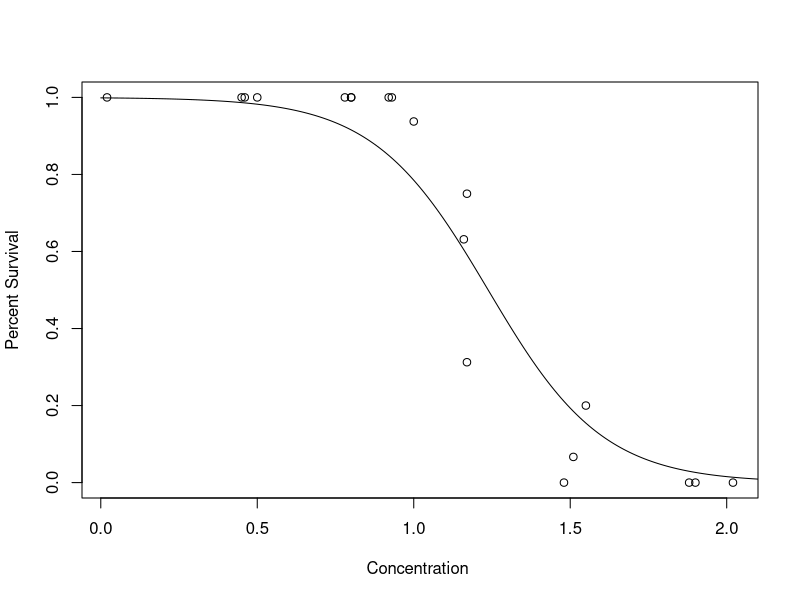
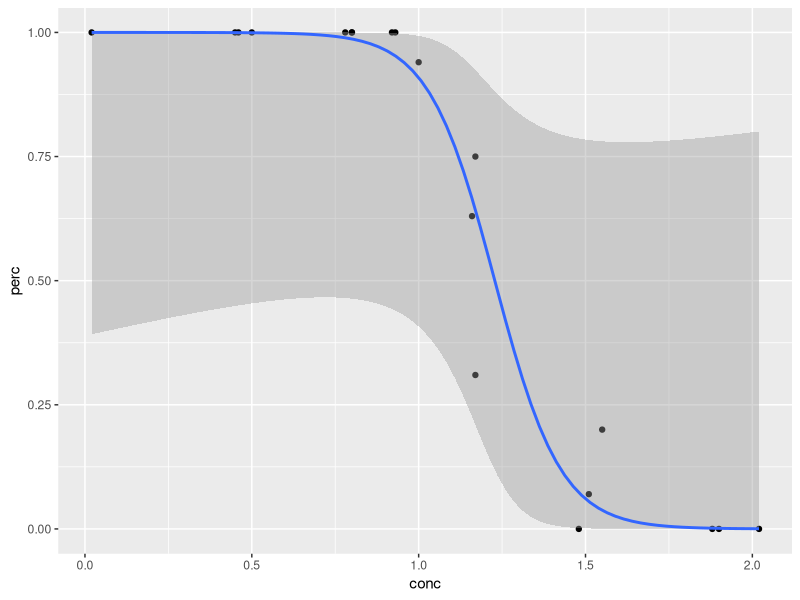
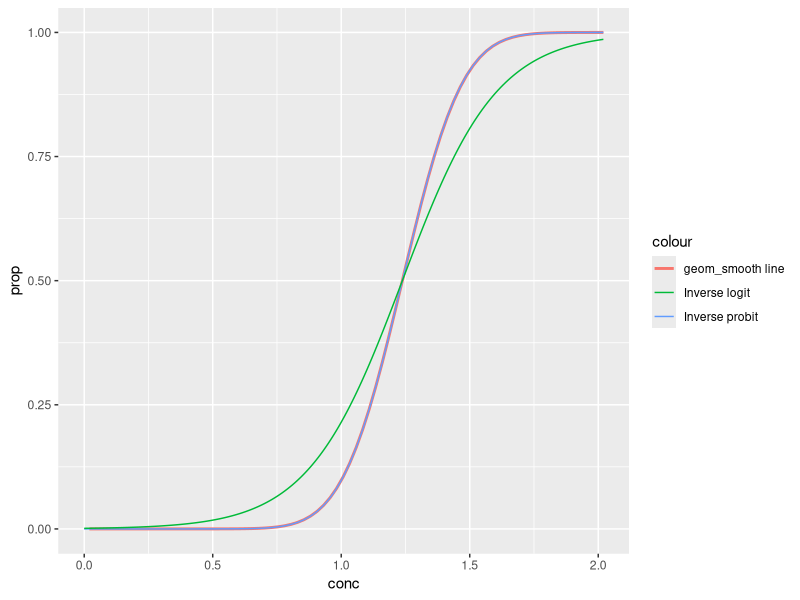

R code for these plots, in order:

#https://stackoverflow.com/questions/44685484/issues-plotting-dose-response-curves-with-ggplot-and-glm

library(ggplot2)
library(Hmisc)
library(plyr)
library(MASS)

# create dataframe: 
  #1) column is exposure concentration
  #2) column is the total number of organism died over 12 h of exposure to the   corresponding concentration 
#3) column is the total number that survived over 12 h to the corresponding concentration
#4) column is the total number of organism exposed to the corresponding concentration
#5) fifth is the percentage of organism that survived exposure at the corresponding concentration 

conc <- c(0.02, 0.45, 0.46, 0.50, 0.78, 0.80, 0.80, 0.92, 0.93, 1.00, 1.16, 
          1.17, 1.17, 1.48,1.51, 1.55, 1.88, 1.90, 2.02)

dead <- c(0, 0,  0,  0,  0,  0,  0,  0,  0,  1,  7, 11, 4, 14, 14, 12, 12, 18, 17)

survive <- c(15, 16, 15, 15, 15, 16, 14, 14, 10, 15, 12,  5, 12,  0,  1,  3,  0,  0,  0)

total <- c(15, 16, 15, 15, 15, 16, 14, 14, 10, 16, 19, 16, 16, 14, 15, 15, 12, 18, 17)

perc <- c(1.00, 1.00, 1.00, 1.00, 1.00,1.00, 1.00, 1.00, 1.00, 0.94,0.63, 
          0.31,0.75,0.00, 0.07, 0.20, 0.00, 0.00,0.00)

data<-data.frame(conc,dead,survive,total,perc)
head(data)
attach(data)
#create matrix of dead and survival
y = cbind(dead,survive)

#create binomial glm (probit model)
model.results = glm(data = data, y ~ conc,binomial(link="probit"))
summary(model.results)



#use function from MASS to calculate LC
dose.p(model.results,p=0.5)
dose.p(model.results,p=c(0.1,0.25,0.5,0.99))

#plot curve 
plot(conc,(survive/(survive+dead)), ylab = "Percent Survival", 
     xlab="Concentration ")


#To make function use the Estimate parameters from the binomial glm 
# used above
logisticline <- function(z) {eta = -6.7421 + 5.4468 * z;1 / (1 + 
                                                               exp(eta))}
x <- seq(0,200.02,0.01)
lines(x,logisticline(x),new = TRUE)




#plot using ggplot

ggplot(data, aes(x = conc, y = perc)) +
  geom_point() +
  geom_smooth(method="glm",method.args = list(family = "binomial"))





# You can draw the fitted line with ggplot2 by making predictions from the model or by fitting the model directly with geom_smooth. To do the latter, you'll need to fit the model with the proportion dead as the response variable with total as the weights instead of using the matrix of successes and failures as the response variable.

#Using glm, fitting a model with a proportion plus weights looks like:
# Calculate proportion
data$prop = with(data, dead/total)

# create binomial glm (probit model)
model.results2 = glm(data = data, prop ~ conc, 
                     family = binomial(link="probit"), weights = total)


# You can predict with the dataset you have or, to make a smoother line, you can create a new dataset to predict with that has more values of conc as you did.

preddat = data.frame(conc = seq(0, 2.02, .01) )

# Now you can predict from the model via predict, using this data.frame as newdata. If you use type = "response", you will get predictions on the data scale via the inverse link. Because you fit a probit model, this will use the inverse probit. In your example you used the inverse logit for predictions.

# Predictions with inverse probit
preddat$pred = predict(model.results2, newdata = preddat, type = "response")
# Predictions with inverse logit (?)
preddat$pred2 = plogis( predict(model.results2, newdata = preddat) )

# To fit the probit model in ggplot, you will need to use the proportion as the y variable with weight = total. Here I add the lines from the model predictions so you can see the probit model fit in ggplot gives the same estimated line as the fitted probit model. Using the inverse logit gives you something different, which isn't surprising.

ggplot(data, aes(conc, prop) ) +
     geom_smooth(method = "glm", method.args = list(family = binomial(link = "probit") ), 
                 aes(weight = total, color = "geom_smooth line"), se = FALSE) +
     geom_line(data = preddat, aes(y = pred, color = "Inverse probit") ) +
     geom_line(data = preddat, aes(y = pred2, color = "Inverse logit" ) )
